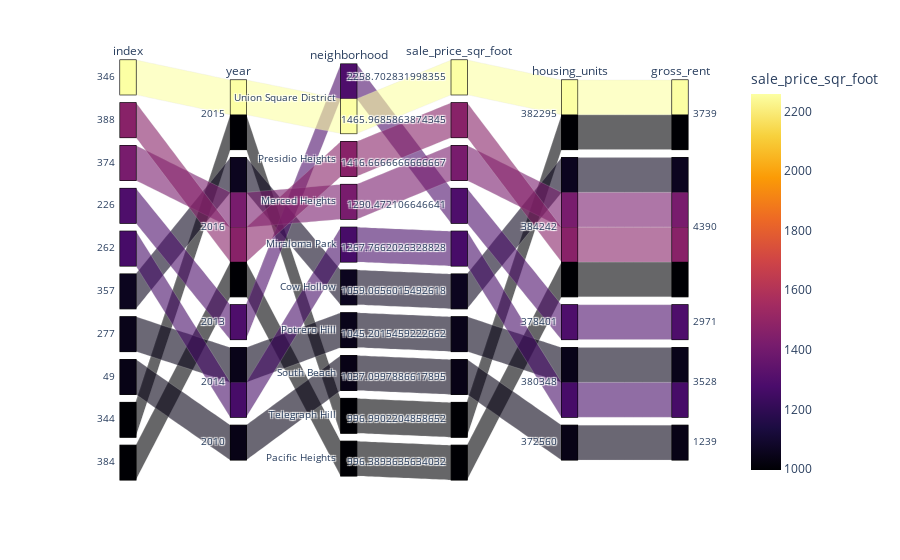

Source (notebook cell):
### Markdown cell above
### Create a parallel coordinates plot and parallel categories plot of most expensive neighborhoods in San Francisco per year

### Code cell
# Parallel Categories Plot
# YOUR CODE HERE!
top_expensive = sfo_data.groupby(by="neighborhood").mean()
top_expensive= dataframe_exp_neighbor_per_year.sort_values(by="sale_price_sqr_foot", ascending=False).head(10)
top_expensive = top_expensive.reset_index()

parallel_categories = px.parallel_categories(top_expensive,
    color="sale_price_sqr_foot",
    color_continuous_scale=px.colors.sequential.Inferno,
)
parallel_categories

### Figure 1 — Plotly figure (JSON) as saved in the notebook; plotly's stock layout.template omitted (floating-point values rounded to 4 significant figures)
{"data": [{"dimensions": [{"label": "index", "values": [346, 388, 374, 226, 262, 357, 277, 49, 344, 384]}, {"label": "year", "values": [2015, 2016, 2016, 2013, 2014, 2016, 2014, 2010, 2015, 2016]}, {"label": "neighborhood", "values": ["Union Square District", "Presidio Heights", "Merced Heights", "Union Square District", "Miraloma Park", "Cow Hollow", "Potrero Hill", "South Beach", "Telegraph Hill", "Pacific Heights"]}, {"label": "sale_price_sqr_foot", "values": [2259.0, 1466.0, 1417.0, 1290.0, 1268.0, 1059.0, 1045.0, 1037.0, 997.0, 996.4]}, {"label": "housing_units", "values": [382295, 384242, 384242, 378401, 380348, 384242, 380348, 372560, 382295, 384242]}, {"label": "gross_rent", "values": [3739, 4390, 4390, 2971, 3528, 4390, 3528, 1239, 3739, 4390]}], "domain": {"x": [0, 1], "y": [0, 1]}, "line": {"color": [2259.0, 1466.0, 1417.0, 1290.0, 1268.0, 1059.0, 1045.0, 1037.0, 997.0, 996.4], "coloraxis": "coloraxis"}, "name": "", "type": "parcats"}], "layout": {"coloraxis": {"colorbar": {"title": {"text": "sale_price_sqr_foot"}}, "colorscale": [[0, "#000004"], [0.1111, "#1b0c41"], [0.2222, "#4a0c6b"], [0.3333, "#781c6d"], [0.4444, "#a52c60"], [0.5556, "#cf4446"], [0.6667, "#ed6925"], [0.7778, "#fb9b06"], [0.8889, "#f7d13d"], [1, "#fcffa4"]]}, "legend": {"tracegroupgap": 0}, "margin": {"t": 60}}}
